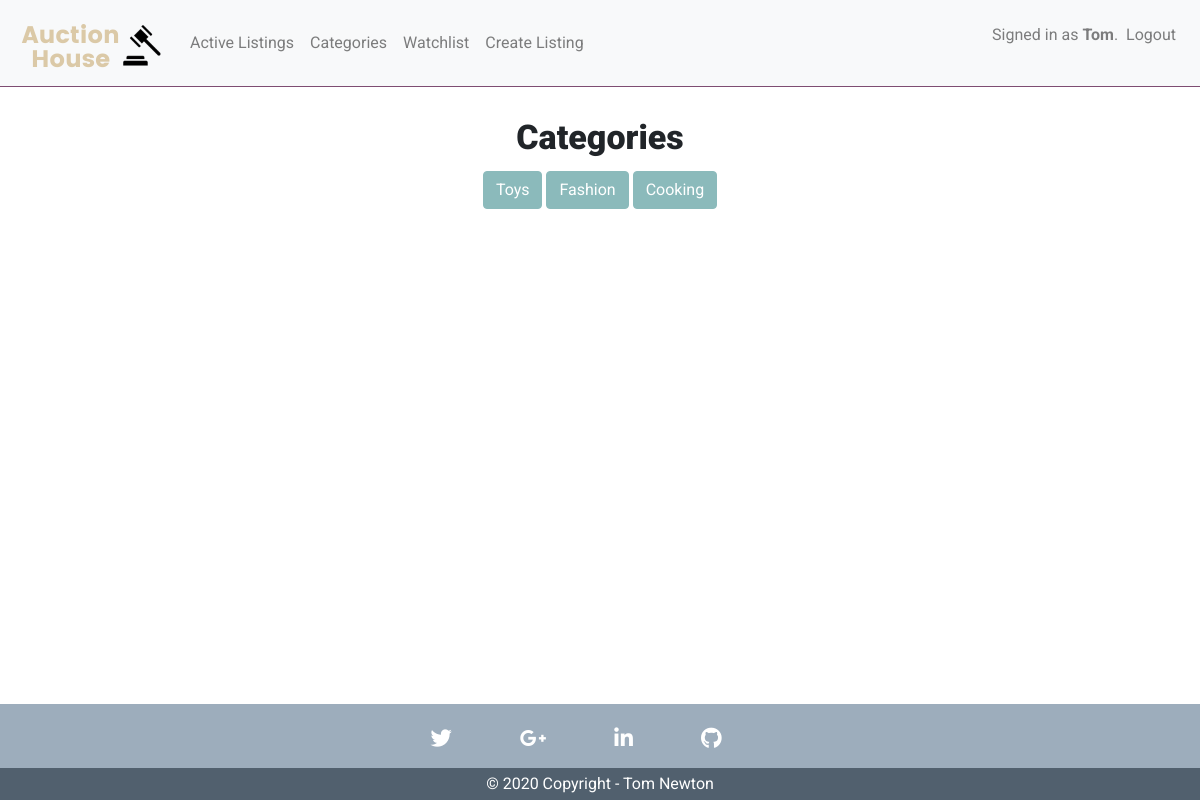
The page /categories (signed in) on the database its author committed.
### auctions/models.py (models this page shows)
class User(AbstractUser):
    pass

class Category(models.Model):
    name = models.CharField(max_length=120, default=None)
    def __str__(self):
        return self.name

### auctions/views.py (the view)
# urls.py: path("categories", views.categories, name="categories"),
@login_required(login_url='login')
def categories(request):
    categories = Category.objects.all()
    if request.method == 'POST':
        category = request.POST["category"]
        auctions = Auction.objects.filter(category=category)
        context = {
            'categories':categories,
            'auctions':auctions,
        }
        print("The selected category is: ", category)
        print("The auctions with this category are: ", auctions)
        return render(request, "auctions/categories.html", context)
    else:
        context = {
            'categories':categories,
        }
        return render(request, "auctions/categories.html", context)

### auctions/templates/auctions/categories.html (shortened to what this page needs)
{% extends "auctions/layout.html" %}
{% load static %}
{% block body %}
<section id="auction_listings">
    <div class="title">
        <h1>Categories</h1>
            <div class="btn-group" role="group" aria-label="Basic example">
                {% for item in categories %}
                    <form action="{% url 'categories' %}" method="post">
                    <button type="submit" class="btn btn-secondary" name="category" value="{{item}}">{{item}}</button>
                    <form>
                {% endfor %}
            </div>
    </div>
</section>
{% endblock %}

### auctions/templates/auctions/layout.html (shortened to what this page needs)
{% load static %}
<!DOCTYPE html>
<html lang="en">
    <head>
        <link rel="stylesheet" href="https://stackpath.bootstrapcdn.com/bootstrap/4.4.1/css/bootstrap.min.css">
        <link rel="stylesheet" href="https://pro.fontawesome.com/releases/v5.10.0/css/all.css"/>
        <link href="{% static 'auctions/styles.css' %}" rel="stylesheet">
    </head>
    <body>
    <div class="d-flex flex-column min-vh-100">
        <nav class="navbar navbar-expand-lg navbar-light bg-light">
                <a class="navbar-brand crop" href="{% url 'index' %}">
                    <img src="{% static 'auctions/images/logo.png' %}" alt="no">
                </a>
            <div class="collapse navbar-collapse" id="navbarSupportedContent">
                <ul class="navbar-nav mr-auto">
                    <li class="nav-item">
                        <a class="nav-link" href="{% url 'index' %}">Active Listings</a>
                    </li>
                    <li class="nav-item">
                        <a class="nav-link" href="{% url 'categories'%}">Categories</a>
                    </li>
                    <li class="nav-item">
                        <a class="nav-link" href="{% url 'watchlist' %}">
                            Watchlist
                        </a>
                    </li>
                    <li class="nav-item">
                        <a class="nav-link" href="{% url 'createlisting' %}">Create Listing</a>
                    </li>
                </ul>
                <ul class="navbar-nav ml-auto">
                    <p class="navbar-text">
                        {% if user.is_authenticated %}
                            Signed in as <strong>{{ user.username }}</strong>.
                        {% endif %}
                    </p>
                    <li class="nav-item">
                        {% if user.is_authenticated %}
                            <a class="nav-link" href="{% url 'logout' %}">Logout</a>
                        {% else %}
                            <ul class="navbar-nav ml-auto">
                                <a class="nav-link" href="{% url 'register' %}">Register</a>
                                <a class="nav-link" href="{% url 'login' %}">Login</a>
                            </ul>
                        {% endif %}
                </ul>
            </div>
        </nav>
        <main class="flex-fill">
        {% block body %}
        {% endblock %}
        </main>
    </body>
        <footer class="footer mt-4 pt-4">
            <div class="container">
                <ul class="list-unstyled list-inline text-center">
                    <li class="list-inline-item">
                        <a href="https://twitter.com/home" class="btn-floating mx-1" style="color: white;">
                            <i class="fab fa-twitter fa-lg white-text mr-md-5 mr-3 "></i>
                        </a>
                    </li>
                    <li class="list-inline-item">
                        <a href="mailto:thomasnewton270@gmail.com" class="btn-floating mx-1" style="color: white;">
                            <i class="fab fa-google-plus-g fa-lg white-text mr-md-5 mr-3"></i>
                        </a>
                    </li>
                    <li class="list-inline-item">
                        <a href="https://www.linkedin.com/in/thomas-newton-2a5037144/" class="btn-floating mx-1" style="color: white;">
                            <i class="fab fa-linkedin-in fa-lg white-text mr-md-5 mr-3"></i>
                        </a>
                    </li>
                    <li class="list-inline-item">
                        <a href="https://github.com/TomNewton1/commerce" class="btn-floating mx-1" style="color: white;">
                            <i class="fab fa-github fa-lg mr-md-5 mr-3"></i>
                        </a>
                    </li>
                </ul>
            </div>
        <div class="footer-copyright text-center py-1" style="color: white;">© 2020 Copyright - Tom Newton</div>
        </footer>
</html>

### auctions/static/auctions/styles.css (style rules this page uses)
* { font-family: 'Roboto', sans-serif; }
.navbar { border-bottom: 1px solid #7e4d72; }
.btn.btn-secondary { color: #fff; border-color: #8bbabb; background: #8bbabb; }
.footer { background-color: #9DADBC; }
.footer-copyright { background-color:#51606E; }
.crop { width: 150px; height: 70px; overflow: hidden; }
.crop img { width: 250px; height: 250px; margin: -90px 0 -25px -50px; }
#auction_listings { padding: 30px 0px; }
#auction_listings h1 { font-weight: 900; font-size: 34px; padding-bottom: 5px; }
.title { text-align: center; }

### rows shown on the page
User: username "Tom"
Category: name "Toys"
Category: name "Fashion"
Category: name "Cooking"
